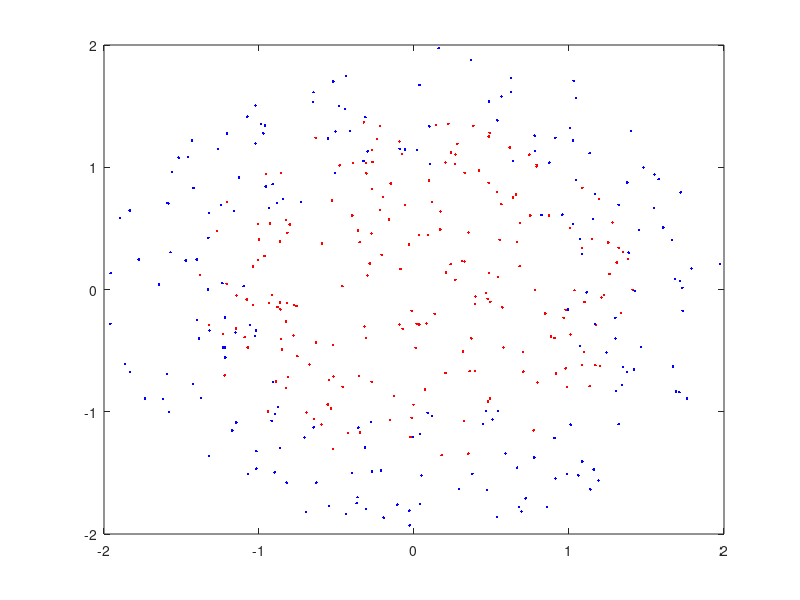

This figure's MATLAB source: (Note: this script raises an error after producing the figure.)
trainnum=200;
r = sqrt(2*rand(trainnum,1)); % radius
t = 2*pi*rand(trainnum,1); % angle
data1 = [r.*cos(t), r.*sin(t)]; % points


r2 = sqrt(3*rand(trainnum,1)+1); % radius
t2 = 2*pi*rand(trainnum,1); % angle
data2 = [r2.*cos(t2), r2.*sin(t2)]; % points


figure;
plot(data1(:,1),data1(:,2),'r.')
hold on
plot(data2(:,1),data2(:,2),'b.')

ezpolar(@(x)1.4);ezpolar(@(x)1)
axis equal
hold off
% 
% 

subplot(1,2,1);
data3 = [data1;data2];
theclass = ones(trainnum*2,1);
theclass(1:trainnum) = -1;

cl = svmtrain(data3,theclass,'Kernel_Function','rbf',...
    'boxconstraint',10,'showplot',true,'rbf_sigma',0.1);
hold on
axis equal
%ezpolar(@(x)1.4);ezpolar(@(x)1)
hold off


subplot(1,2,2);
data3 = [data1;data2];
theclass = ones(trainnum*2,1);
theclass(1:trainnum) = -1;

cl = svmtrain(data3,theclass,'Kernel_Function','rbf',...
    'boxconstraint',10,'showplot',true,'rbf_sigma',1);
hold on
axis equal
%ezpolar(@(x)1.4);ezpolar(@(x)1)
hold off





% 
% data3 = [data1;data2];
% theclass = ones(200,1);
% theclass(1:100) = -1;
% 
% cl = svmtrain(data3,theclass,'Kernel_Function','rbf',...
%     'boxconstraint',Inf,'showplot',true);
% hold on
% axis equal
% ezpolar(@(x)1)
% hold off
% 
% 

% cl = svmtrain(data3,theclass,'Kernel_Function','polynomial',...
%     'boxconstraint',Inf,'showplot',true);
% hold on
% axis equal
% ezpolar(@(x)1)
% hold off
% 
% figure;
% SVMstruct = svmtrain(xtrain,ytrain,'Kernel_Function','linear');
% newClasses = svmclassify(SVMstruct,[ax1 ax2]);
% scatter(ax1,ax2,[],newClasses,'filled');
% hold on
% plot(x1(:,1),x1(:,2),'b+',x2(:,1),x2(:,2),'ro');
% hold on
% plot(x1(1:usedtrain,1),x1(1:usedtrain,2),'c+',x2(1:usedtrain,1),x2(1:usedtrain,2),'yo');




